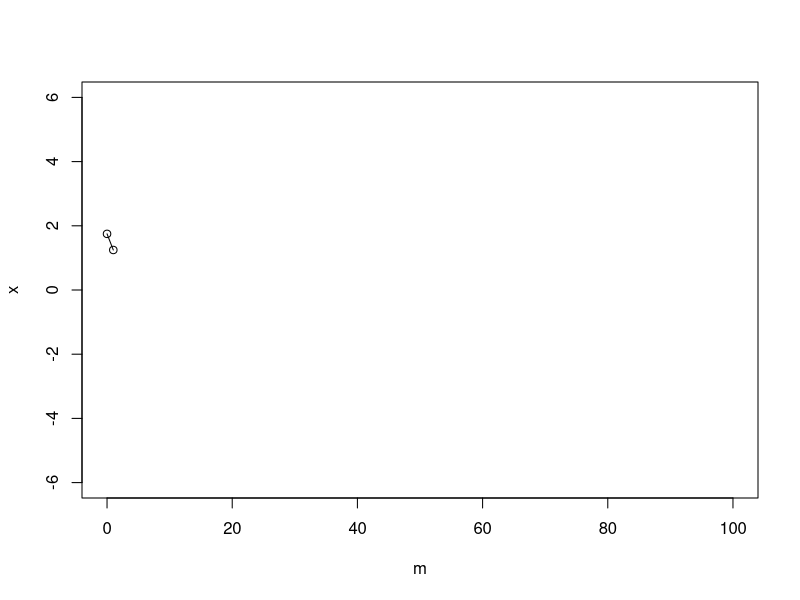
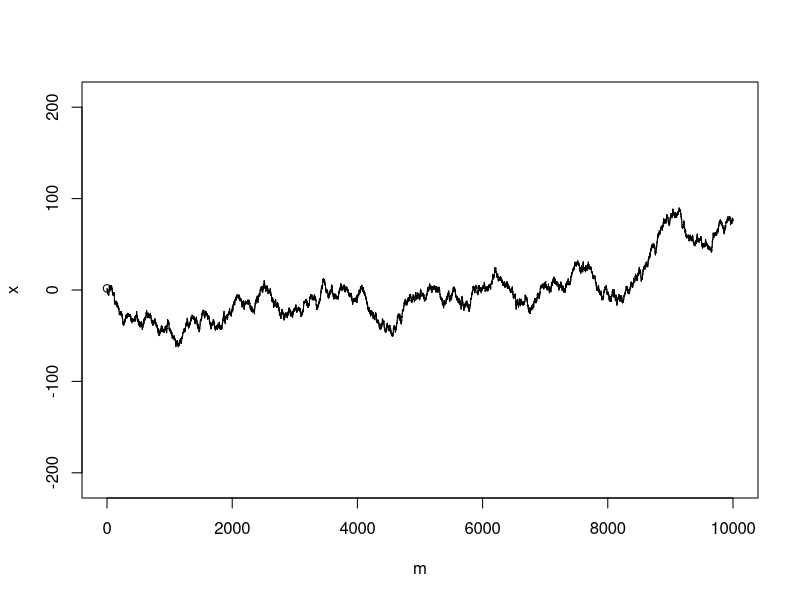
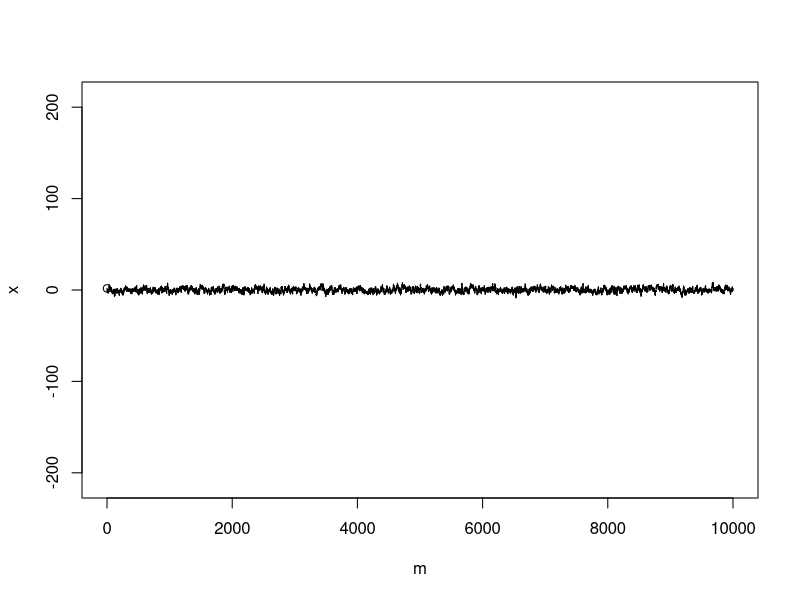
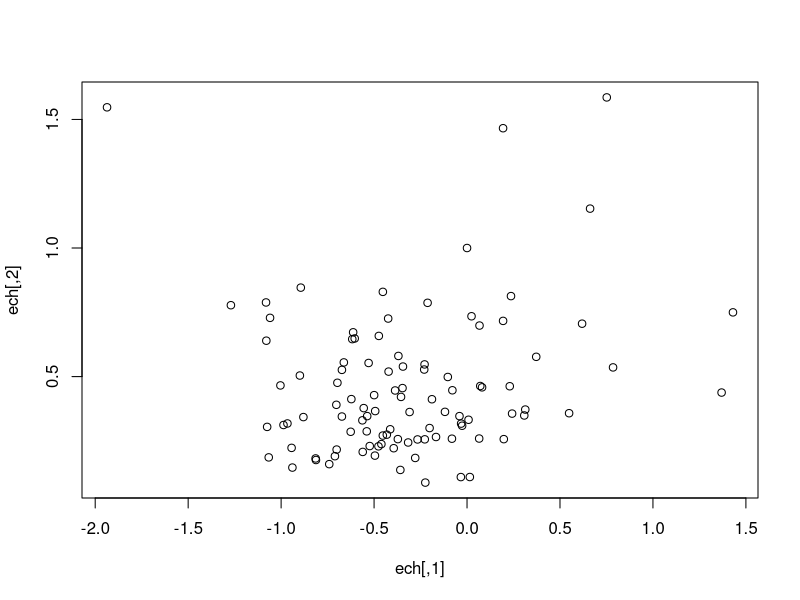
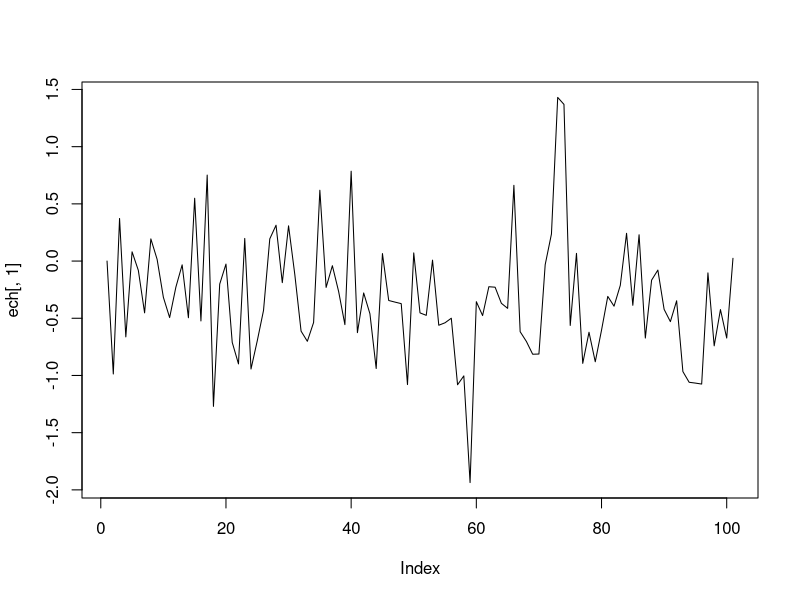
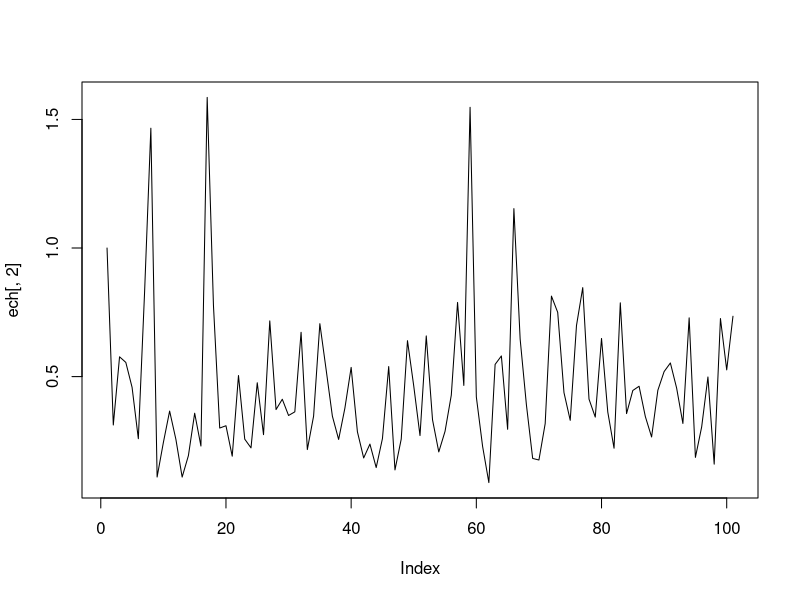
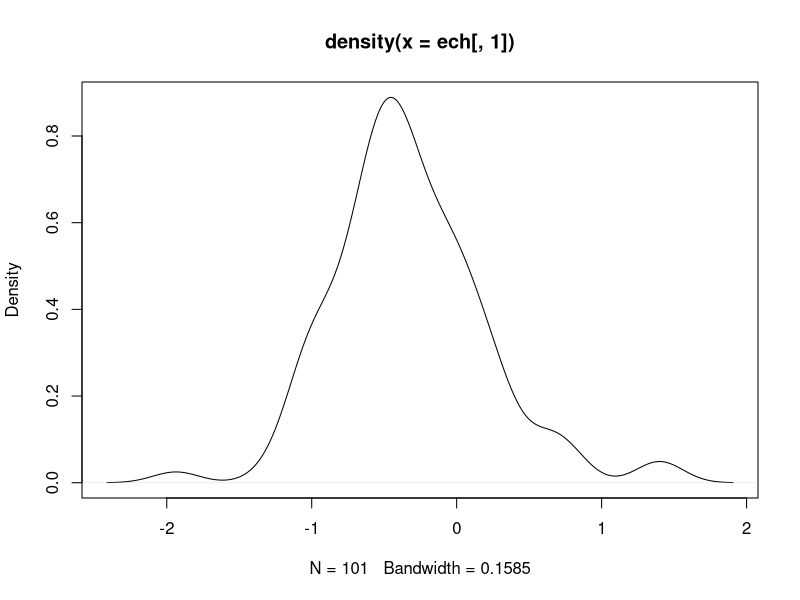
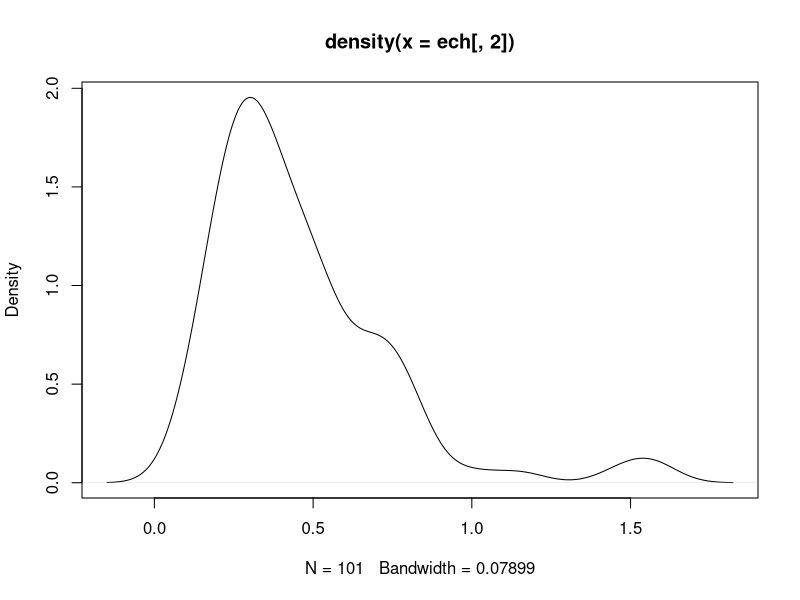

Here is the R script that generated these plots, in order:
#### exemples de chaînes de Markov continues: marche aléatoire (MA) et modèle autorégressif (AR(1)) ####

# MA manuelle
set.seed(55555)
m <- 0
# x <- 0
x <- rnorm(1)
plot(m, x, xlim=c(0, 100), ylim=c(-6, 6))
# bloc à exécuter pour visualiser l'évolution de la chaîne
m <- m+1
x <- c(x, rnorm(1, mean=x[m], sd=1))
points(m, x[m+1])
lines((m-1):m, x[m:(m+1)])

# MA automatisée
set.seed(55555)
M <- 1e4
m <- 0
# x <- 0
x <- rnorm(1)
plot(m, x, xlim=c(0, M), ylim = sqrt(2*M*log(log(M)))*c(-1, 1))
for(t in 1:M){
  
  m <- m+1
  x <- c(x, rnorm(1, mean=x[m], sd=1))
  # points(m, x[m+1])
  lines((m-1):m, x[m:(m+1)])
  
}

# AR(1) automatisé
set.seed(55555)
M <- 1e4
m <- 0
r <- 0.9
# x <- 0
x <- rnorm(1)
plot(m, x, xlim=c(0, M), ylim = sqrt(2*M*log(log(M)))*c(-1, 1))
for(t in 1:M){
  
  m <- m+1
  x <- c(x, rnorm(1, mean=r*x[m], sd=1))
  # points(m, x[m+1])
  lines((m-1):m, x[m:(m+1)])
  
}



#### exemple(s) Gibbs ####
#je crois autour page 22

# exemple normal (moyenne et variance inconnues)
# hyperparamètres
nu <- 0
tau2 <- 1
alpha <- 3
beta <- 1
# observation X
X <- rnorm(1, mean=rnorm(1, nu, tau2), sd=sqrt(1/rgamma(1, alpha, beta)))#genere une obs X normale

# taille échantillonnale désirée
m <- 100

# initialisation de l'échantillon, et choix du point de départ
ech <- matrix(0, nrow=m+1, ncol=2)
ech[1,] <- c(0, 1)# mu = 0, sig2 = 1

# algorithme
for(t in 1:m){
  
  # génération de mu conditionnelle à la valeur de sig2 précédente
  var.tmp <- 1 / (1/tau2 + 1/ech[t,2])
  moy.tmp <- (nu/tau2 + X/ech[t,2]) * var.tmp
  mu <- rnorm(1, mean=moy.tmp, sd=sqrt(var.tmp))
  
  # génération de sig2 conditionnelle à la valeur de mu juste obtenue
  sig2 <- 1 / rgamma(1, shape=alpha+1/2, rate=beta+(mu-X)^2/2)
  
  ech[t+1,] <- c(mu, sig2)
  
}

plot(ech)#meilleur avec m <- 10000

#meilleur avec m <- 100
plot(ech[,1], type="l")#toutes les observations des mu
plot(ech[,2], type="l")#sigma2

#les 2 plots en haut, nous montrent qu'on doit éliminer les prermières observations de la chaine

plot(density(ech[,1]))
plot(density(ech[,2]))


#algo où l'algo de gibs ne fonctionne pas
# exemple uniforme sur deux domaines à peine (ou pas du tout) alignés: (0, 1) x (0, 1) et (1.5, 2.5) x (a, a+1)
# représentation graphique du domaine
a <- .99
plot(NULL, NULL, xlim=c(0, 3), ylim=c(0, 2.5), xlab="x", ylab="y")
ptp <- cbind(c(0, 1, 1, 0), c(0, 0, 1, 1))
polygon(ptp[,1], ptp[,2], col = "grey")
ptp <- cbind(1.5 + c(0, 1, 1, 0), a + c(0, 0, 1, 1))
polygon(ptp[,1], ptp[,2], col = "grey")

# taille échantillonnale désirée
m <- 1000


# initialisation de l'échantillon, et choix du point de départ
ech <- matrix(0, nrow=m+1, ncol=2)
ech[1,] <- c(.5, .5)

# algorithme
for(t in 1:m){
  
  # génération de x conditionnelle à la valeur de y précédente
  y.tmp <- ech[t,2]
  if(y.tmp < a) x <- runif(1, min=0, max=1)
  else if(y.tmp > 1) x <- runif(1, min=1.5, max=2.5)
  else{
    u <- runif(1)
    if(u <= .5) x <- runif(1, min=0, max=1)
    else x <- runif(1, min=1.5, max=2.5)
  }
  
  # génération de y conditionnelle à la valeur de x juste obtenue
  if(x <= 1) y <- runif(1, min=0, max=1)
  else y <- runif(1, min=a, max=a+1)
  
  ech[t+1,] <- c(x, y)
  
}

plot(ech, xlim=c(0, 3), ylim=c(0, 2.5))

plot(ech[,1], type="l")
plot(ech[,2], type="l")



#### exemples Metropolis-Hasting ####

# exemple normal (moyenne inconnue)
# hyperparamètres
nu <- 0
tau2 <- 1
# observation X
X <- rnorm(1, mean=rnorm(1, nu, tau2), sd=1)

# taille échantillonnale désirée
m <- 1000
# variance instrumentale
l <- 2.38*sqrt(1/2)

# initialisation de l'échantillon, et choix du point de départ
# l'échantillon a deux colonnes pour pouvoir sauvegarder les valeurs de mu et les acceptations/rejets
ech <- matrix(0, nrow=m+1, ncol=2)
ech[1,] <- c(25, NA)

# algorithme
for(t in 1:m){
  
  # état précédent de la chaîne
  mu.old <- ech[t]
  
  # génération du candidat mu.new et d'une variable U(0, 1)
  mu.new <- rnorm(1, mean=mu.old, sd=l)
  u <- runif(1)
  
  # test pour déterminer si le saut vers mu.new est accepté
  accept <- (log(u) <= - (X - mu.new)^2/2 - (mu.new - nu)^2/(2*tau2) + (X - mu.old)^2/2 + (mu.old - nu)^2/(2*tau2))
  ech[t+1,2] <- accept
  if(accept) ech[t+1,1] <- mu.new
  else ech[t+1,1] <- mu.old
  
}

plot(ech[,1], type="l")
mean(ech[,2], na.rm=TRUE)

plot(density(ech[,1]))
plot(density(ech[100:(m+1),1]))



# exemple uniforme sur un domaine non connexe: (0, 1) x (0, 1) et (2, 3) x (2, 3)
# représentation graphique du domaine
a <- 2
plot(NULL, NULL, xlim=c(0, 3), ylim=c(0, 3), xlab="x", ylab="y")
ptp <- cbind(c(0, 1, 1, 0), c(0, 0, 1, 1))
polygon(ptp[,1], ptp[,2], col = "grey")
ptp <- cbind(2 + c(0, 1, 1, 0), 2 + c(0, 0, 1, 1))
polygon(ptp[,1], ptp[,2], col = "grey")

# taille échantillonnale désirée
m <- 1000
# variance instrumentale
l <- .5

# initialisation de l'échantillon, et choix du point de départ
# l'échantillon a trois colonnes pour pouvoir sauvegarder les valeurs de (x, y) et les acceptations/rejets
ech <- matrix(0, nrow=m+1, ncol=3)
ech[1,] <- c(.5, .5, NA)

# algorithme
for(t in 1:m){
  
  # état précédent de la chaîne
  x.old <- ech[t,1]
  y.old <- ech[t,2]
  
  # génération du candidat (x.new, y.new)
  x.new <- rnorm(1, mean=x.old, sd=l)
  y.new <- rnorm(1, mean=y.old, sd=l)
  
  # test pour déterminer si le saut vers (x.new, y.new) est accepté, autrement dit si (x.new, y.new) est dans le support de la loi cible
  accept <- (x.new > 0 && x.new < 1 && y.new > 0 && y.new < 1) || (x.new > 2 && x.new < 3 && y.new > 2 && y.new < 3)
  ech[t+1,3] <- accept
  if(accept) ech[t+1,1:2] <- c(x.new, y.new)
  else ech[t+1,1:2] <- c(x.old, y.old)
  
}

plot(ech, xlim=c(0, 3), ylim=c(0, 3), xlab="x", ylab="y")

plot(ech[,1], type="l")
mean(ech[,3], na.rm=TRUE)



